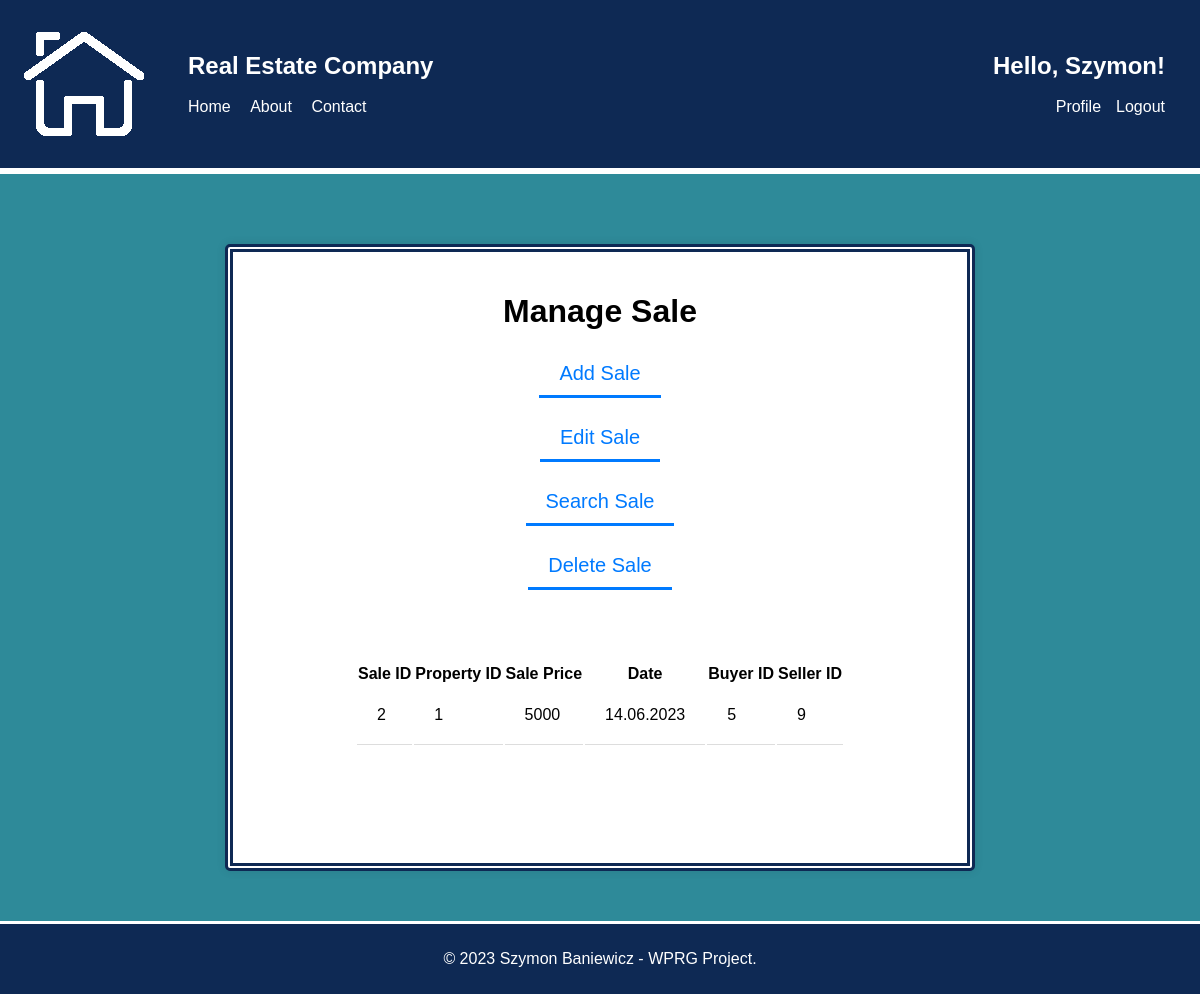
The page /php/CRUD/manage_sale.php (signed in) on the database its author committed.
### tables this page shows
CREATE TABLE `sale` (
  `Sale_ID` int(11) NOT NULL,
  `Property_ID` int(11) NOT NULL,
  `Sale_price` varchar(255) NOT NULL,
  `Date` varchar(255) NOT NULL,
  `Buyer_ID` int(11) NOT NULL,
  `Seller_ID` int(11) NOT NULL
);

### php/CRUD/manage_sale.php (the view, shortened to what this page needs)
<?php
require '../config.php';
if (!isset($_POST["search_sale"])) {
    $query = "SELECT * FROM sale";
    $stmt = $conn->prepare($query);
    $stmt->execute();
    $result = $stmt->get_result();
    $sales = $result->fetch_all(MYSQLI_ASSOC);
}
?>
<!DOCTYPE html>
<html>
<head>
    <link rel="stylesheet" type="text/css" href="../../css/style.css">
</head>
<body>
<header>
    <div class="header-container">
        <div class="left-nav">
            <img src="../../img/logo.png">
            <nav>
                <ul>
                    <li><h1>Real Estate Company</h1></li><br><br>
                    <li><a href="../index.php">Home</a></li>
                    <li><a href="#">About</a></li>
                    <li><a href="#">Contact</a></li>
                </ul>
            </nav>
        </div>
        <?php
        if (isset($_SESSION['login_user'])) {
            echo '<div class="right-nav">';
            echo '<nav>';
            echo '<ul>';
            echo '<li><h1>Hello, ' . $_SESSION['first_name'] . '!</h1></li><br><br>';
            echo '<li><a href="../profile.php">Profile</a></li>';
            echo '<li><a href="../logout.php">Logout</a></li>';
            echo '</ul>';
            echo '</nav>';
            echo '</div>';
        } else {
            header("location: ../login.php");
            exit;
        }
        ?>
    </div>
</header>
<div class="content-section">
<div class="form-container-profile">
    <h1>Manage Sale</h1>
    <form method="POST" action="manage_sale.php">
        <input type="button" id="add-sale-button" value="Add Sale" class="form-button"><br><br>
        <input type="button" id="edit-sale-button" value="Edit Sale" class="form-button"><br><br>
        <input type="button" id="search-sale-button" value="Search Sale" class="form-button"><br><br>
        <input type="button" id="delete-sale-button" value="Delete Sale" class="form-button"><br><br><br>
    </form>
    <br><br>
    <div id='sale-list'>
    <table id="crud-table">
        <tr>
            <th>Sale ID</th>
            <th>Property ID</th>
            <th>Sale Price</th>
            <th>Date</th>
            <th>Buyer ID</th>
            <th>Seller ID</th>
        </tr>
        <?php
            foreach ($sales as $sale) {
                echo '<tr>';
                echo '<td>' . $sale["Sale_ID"] . '</td>';
                echo '<td>' . $sale["Property_ID"] . '</td>';
                echo '<td>' . $sale["Sale_price"] . '</td>';
                echo '<td>' . $sale["Date"] . '</td>';
                echo '<td>' . $sale["Buyer_ID"] . '</td>';
                echo '<td>' . $sale["Seller_ID"] . '</td>';
                echo '</tr>';
            }
        ?>
    </table>
    </div>
</div>
</div>
<footer>
    <p>&copy; 2023 Szymon Baniewicz - WPRG Project.</p>
</footer>
</body>
</html>

### css/style.css (style rules this page uses)
* { box-sizing: border-box; }
body { margin: 0; padding: 0; font-family: Arial, sans-serif; height: 100%; width: 100%; min-height: 100%; display: flex; flex-direction: column; }
header { background-color: #0E2954; color: #fff; padding: 20px; width: 100%; border-bottom: 3px white solid; }
.header-container { display: flex; flex-direction: row; justify-content: space-between; align-items: center; }
.left-nav, .right-nav { display: flex; align-items: center; list-style-type: none; padding: 0; }
.right-nav { text-align: right; }
.left-nav ul li, .right-nav ul li { list-style-type: none; }
.left-nav a, .right-nav a { color: inherit; text-decoration: none; }
nav ul li { margin-right: 15px; list-style-type: none; display: inline-block; }
header h1 { margin: 0; }
nav ul li a { color: #fff; text-decoration: none; }
.content-section { flex-grow: 1; display: flex; justify-content: center; background-color: #2E8A99; padding: 50px; text-align: center; min-height: calc(100vh - 50px); border-top: 3px white solid; }
footer { color: #fff; padding: 10px; text-align: center; margin-top: auto; width: 100%; background-color: #0E2954; border-top: 3px white solid; }
.form-button { padding: 10px 20px; font-size: 20px; background-color: transparent; color: #000; cursor: pointer; text-decoration: none; transition: color 0.3s, border-bottom-color 0.3s; border: none; color: #007aff; border-bottom: 3px solid #007aff; }
.form-container-profile { display: flex; flex-direction: column; align-items: center; width: 750px; min-height: 330px; background-color: #fff; padding: 20px; border-radius: 5px; box-shadow: 0px 0px 10px 0px rgba(0,0,0,0.1); margin-top: 20px; border: 8px #0E2954 double; }
.crud-table th, td { padding: 20px; text-align: left; border-bottom: 1px solid #ddd; }

### rows shown on the page
sale: Sale_ID "2", Property_ID "1", Sale_price "5000", Date "14.06.2023", Buyer_ID "5", Seller_ID "9"

### other values the page prints
$_SESSION['first_name'] "Szymon"
